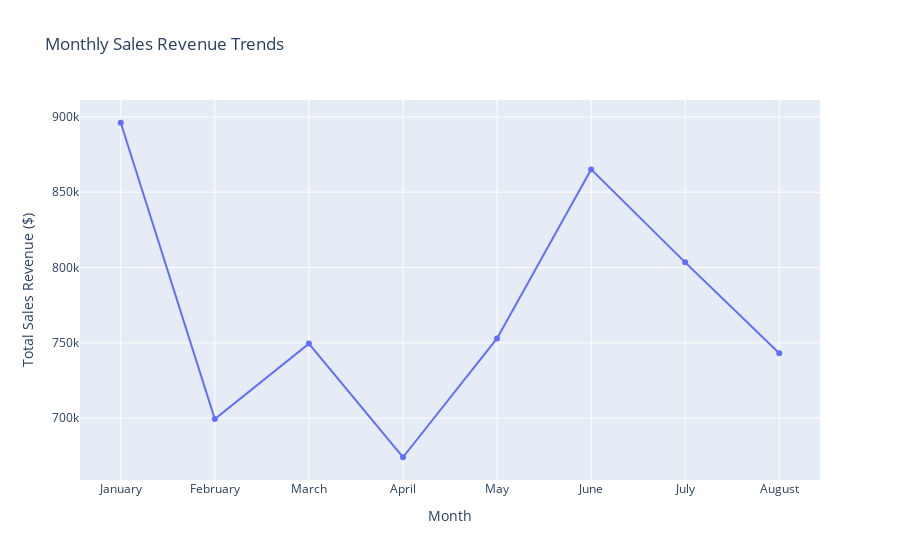

The code cell stored with this chart in its notebook:
### Markdown cell above
Hypothesis: There is a significant difference in sales revenue across different months, meaning sales follow a seasonal pattern with peak holiday months.

Null hypothesis: There is no significant difference in sales revenue across different months, meaning sales do not follow a seasonal trend.

### Code cell
# Aggregate total sales by month
monthly_sales = df.groupby("Month Name", as_index=False)["Amount"].sum()

# Order months correctly
month_order = ["January", "February", "March", "April", "May", "June",
               "July", "August"]
monthly_sales["Month Name"] = pd.Categorical(monthly_sales["Month Name"], categories=month_order, ordered=True)
monthly_sales = monthly_sales.sort_values("Month Name")

# Create line chart
fig_line = px.line(monthly_sales, x="Month Name", y="Amount", markers=True,
                   title="Monthly Sales Revenue Trends",
                   labels={"Amount": "Total Sales Revenue ($)", "Month Name": "Month"})

fig_line.show()

### Figure 1 — Plotly figure (JSON) as saved in the notebook; plotly's stock layout.template omitted (floating-point values rounded to 4 significant figures)
{"data": [{"hovertemplate": "Month=%{x}<br>Total Sales Revenue ($)=%{y}<extra></extra>", "legendgroup": "", "line": {"color": "#636efa", "dash": "solid"}, "marker": {"symbol": "circle"}, "mode": "lines+markers", "name": "", "orientation": "v", "showlegend": false, "type": "scatter", "x": ["January", "February", "March", "April", "May", "June", "July", "August"], "xaxis": "x", "y": [896105, 699377, 749483, 674051, 752892, 865144, 803425, 743148], "yaxis": "y"}], "layout": {"legend": {"tracegroupgap": 0}, "title": {"text": "Monthly Sales Revenue Trends"}, "xaxis": {"anchor": "y", "domain": [0, 1], "title": {"text": "Month"}}, "yaxis": {"anchor": "x", "domain": [0, 1], "title": {"text": "Total Sales Revenue ($)"}}}}
